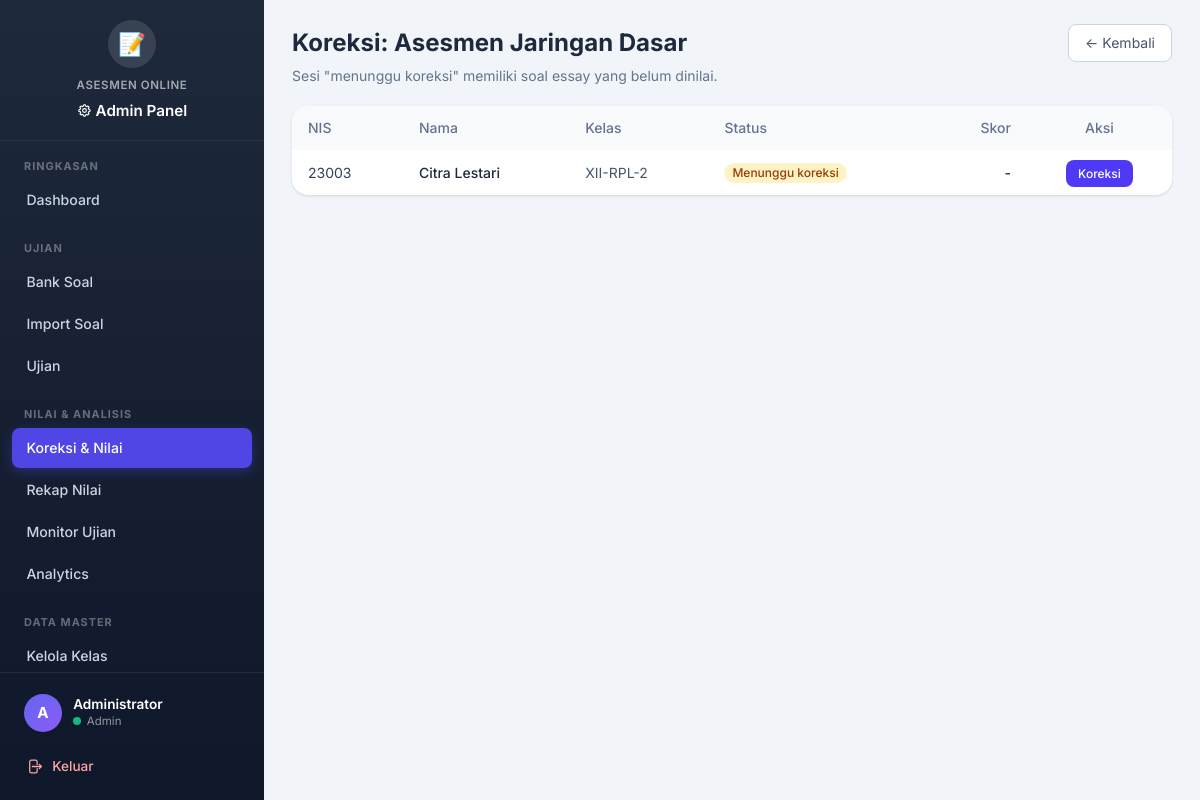
The page /admin/koreksi/nilai.php?ujian=1 (signed in) on the database its author committed.
### tables this page shows
CREATE TABLE IF NOT EXISTS ujian (
  id INT AUTO_INCREMENT PRIMARY KEY,
  judul VARCHAR(150) NOT NULL,
  mata_pelajaran VARCHAR(100) NULL,
  deskripsi TEXT NULL,
  tanggal_mulai DATETIME NULL,
  tanggal_selesai DATETIME NULL,
  durasi_menit INT NOT NULL DEFAULT 60,
  status ENUM('draft','aktif','selesai') NOT NULL DEFAULT 'draft',
  acak_soal TINYINT(1) NOT NULL DEFAULT 0,
  tampilkan_hasil TINYINT(1) NOT NULL DEFAULT 1,
  created_by INT NULL,
  created_at TIMESTAMP DEFAULT CURRENT_TIMESTAMP,
  updated_at TIMESTAMP DEFAULT CURRENT_TIMESTAMP ON UPDATE CURRENT_TIMESTAMP,
  CONSTRAINT fk_ujian_admin FOREIGN KEY (created_by) REFERENCES admin_users(id) ON DELETE SET NULL,
  KEY idx_ujian_status (status)
);

CREATE TABLE IF NOT EXISTS sesi_ujian (
  id INT AUTO_INCREMENT PRIMARY KEY,
  id_ujian INT NOT NULL,
  id_siswa INT NOT NULL,
  mulai_pada DATETIME NULL,
  berakhir_pada DATETIME NULL,      
  submitted_at DATETIME NULL,
  status ENUM('berlangsung','submitted','dinilai','dikoreksi') NOT NULL DEFAULT 'berlangsung',
  total_skor INT NOT NULL DEFAULT 0,
  total_poin_auto INT NOT NULL DEFAULT 0,
  total_poin_manual INT NOT NULL DEFAULT 0,
  ip_address VARCHAR(45) NULL,
  created_at TIMESTAMP DEFAULT CURRENT_TIMESTAMP,
  CONSTRAINT fk_sesi_ujian FOREIGN KEY (id_ujian) REFERENCES ujian(id) ON DELETE CASCADE,
  CONSTRAINT fk_sesi_siswa FOREIGN KEY (id_siswa) REFERENCES siswa(id) ON DELETE CASCADE,
  UNIQUE KEY uk_sesi (id_ujian, id_siswa),
  KEY idx_sesi_siswa (id_siswa)
);

CREATE TABLE IF NOT EXISTS siswa (
  id INT AUTO_INCREMENT PRIMARY KEY,
  nis VARCHAR(50) NOT NULL UNIQUE,
  nama_lengkap VARCHAR(100) NOT NULL,
  password VARCHAR(255) NOT NULL,
  kelas_id INT NULL,
  is_active TINYINT(1) DEFAULT 1,
  created_at TIMESTAMP DEFAULT CURRENT_TIMESTAMP,
  CONSTRAINT fk_siswa_kelas FOREIGN KEY (kelas_id) REFERENCES kelas(id) ON DELETE SET NULL,
  KEY idx_siswa_kelas (kelas_id)
);

CREATE TABLE IF NOT EXISTS kelas (
  id INT AUTO_INCREMENT PRIMARY KEY,
  nama_kelas VARCHAR(50) NOT NULL UNIQUE,
  created_at TIMESTAMP DEFAULT CURRENT_TIMESTAMP
);

### core/functions.php (called while the page is built, shortened)
<?php
function e($value) {
    return htmlspecialchars((string)$value, ENT_QUOTES, 'UTF-8');
}

### admin/koreksi/nilai.php (the view, shortened to what this page needs)
<?php
$id_ujian = (int)($_GET['ujian'] ?? 0);
$conn = db();
$stmt = $conn->prepare("SELECT * FROM ujian WHERE id = ?");
$stmt->bind_param('i', $id_ujian);
$stmt->execute();
$ujian = $stmt->get_result()->fetch_assoc();
$stmt = $conn->prepare("
    SELECT s.*, s.id AS id_sesi, s.status AS status_sesi, sis.nis, sis.nama_lengkap, k.nama_kelas
    FROM sesi_ujian s
    JOIN siswa sis ON sis.id = s.id_siswa
    LEFT JOIN kelas k ON k.id = sis.kelas_id
    WHERE s.id_ujian = ?
    ORDER BY k.nama_kelas, sis.nis
");
$stmt->bind_param('i', $id_ujian);
$stmt->execute();
$sesi_list = $stmt->get_result()->fetch_all(MYSQLI_ASSOC);
require __DIR__ . '/../../views/layout_admin_top.php';
?>
<div class="flex items-center justify-between">
  <h1 class="text-2xl font-bold text-slate-800">Koreksi: <?= e($ujian['judul']) ?></h1>
  <a href="index.php" class="rounded-lg border border-slate-300 bg-white px-4 py-2 text-sm text-slate-600 hover:bg-slate-50">← Kembali</a>
</div>
<p class="mt-1 text-sm text-slate-500">Sesi "menunggu koreksi" memiliki soal essay yang belum dinilai.</p>
<div class="mt-5 overflow-hidden rounded-2xl bg-white shadow">
  <table class="w-full text-left text-sm">
    <thead class="bg-slate-50 text-slate-500">
      <tr>
        <th class="px-4 py-3 font-medium">NIS</th>
        <th class="px-4 py-3 font-medium">Nama</th>
        <th class="px-4 py-3 font-medium">Kelas</th>
        <th class="px-4 py-3 font-medium">Status</th>
        <th class="px-4 py-3 font-medium text-right">Skor</th>
        <th class="px-4 py-3 font-medium text-center">Aksi</th>
      </tr>
    </thead>
    <tbody class="divide-y divide-slate-100">
      <?php foreach ($sesi_list as $s): ?>
        <tr class="hover:bg-slate-50">
          <td class="px-4 py-3 font-mono text-slate-700"><?= e($s['nis']) ?></td>
          <td class="px-4 py-3 font-medium text-slate-800"><?= e($s['nama_lengkap']) ?></td>
          <td class="px-4 py-3 text-slate-600"><?= e($s['nama_kelas'] ?? '-') ?></td>
          <td class="px-4 py-3">
            <?php if ($s['status_sesi'] === 'dinilai'): ?>
              <span class="inline-flex rounded-full bg-green-100 px-2 py-0.5 text-xs font-medium text-green-800">Dinilai</span>
            <?php elseif ($s['status_sesi'] === 'submitted'): ?>
              <span class="inline-flex rounded-full bg-amber-100 px-2 py-0.5 text-xs font-medium text-amber-800">Menunggu koreksi</span>
            <?php elseif ($s['status_sesi'] === 'berlangsung'): ?>
              <span class="inline-flex rounded-full bg-blue-100 px-2 py-0.5 text-xs font-medium text-blue-800">Sedang berlangsung</span>
            <?php endif; ?>
          </td>
          <td class="px-4 py-3 text-right font-semibold text-slate-700">
            <?= $s['status_sesi'] === 'dinilai' ? (int)$s['total_skor'] : '-' ?>
          </td>
          <td class="px-4 py-3 text-center">
            <?php if (in_array($s['status_sesi'], ['submitted', 'dinilai'])): ?>
              <a href="koreksi_sesi.php?sesi=<?= (int)$s['id_sesi'] ?>" class="rounded-lg bg-indigo-600 px-3 py-1.5 text-xs font-medium text-white hover:bg-indigo-700">
                <?= $s['status_sesi'] === 'dinilai' ? 'Lihat / Edit' : 'Koreksi' ?>
              </a>
            <?php else: ?>
              <span class="text-xs text-slate-300">—</span>
            <?php endif; ?>
          </td>
        </tr>
      <?php endforeach; ?>
    </tbody>
  </table>
</div>
<?php require __DIR__ . '/../../views/layout_admin_bottom.php'; ?>

### assets/css/theme.css (style rules this page uses)
:root { --primary: #4f46e5; --primary-hover: #4338ca; --primary-light: #eef2ff; --secondary: #64748b; --success: #10b981; --success-light: #d1fae5; --warning: #f59e0b; --warning-light: #fef3c7; --danger: #ef4444; --danger-light: #fee2e2; --info: #3b82f6; --info-light: #dbeafe; --dark: #1e293b; --light: #f8fafc; --border: #e2e8f0; --sidebar-width: 264px; --sidebar-bg: linear-gradient(180deg, #1e293b 0%, #0f172a 100%); --card-shadow: 0 1px 3px rgba(0,0,0,0.06), 0 1px 2px rgba(0,0,0,0.04); --card-hover-shadow: 0 10px 25px rgba(0,0,0,0.10); --radius: 12px; --radius-sm: 8px; --font: 'Inter', system-ui, -apple-system, sans-serif; --transition: 0.2s ease; }
* { font-family: var(--font); }
body { font-size: 16px; line-height: 1.6; }

### rows shown on the page
ujian: judul "Asesmen Jaringan Dasar"
sesi_ujian: id_siswa.nis "23003", id_siswa.nama_lengkap "Citra Lestari", kelas.nama_kelas "XII-RPL-2", status "Menunggu koreksi"

### other values the page prints
$section['label'] "RINGKASAN"
$item['label'] "Dashboard"
$section['label'] "UJIAN"
$item['label'] "Bank Soal"
$item['label'] "Import Soal"
$item['label'] "Ujian"
$section['label'] "NILAI & ANALISIS"
$item['label'] "Koreksi & Nilai"
$item['label'] "Rekap Nilai"
$item['label'] "Monitor Ujian"
$item['label'] "Analytics"
$section['label'] "DATA MASTER"
$item['label'] "Kelola Kelas"
$admin_avatar "A"
$admin_nama "Administrator"
